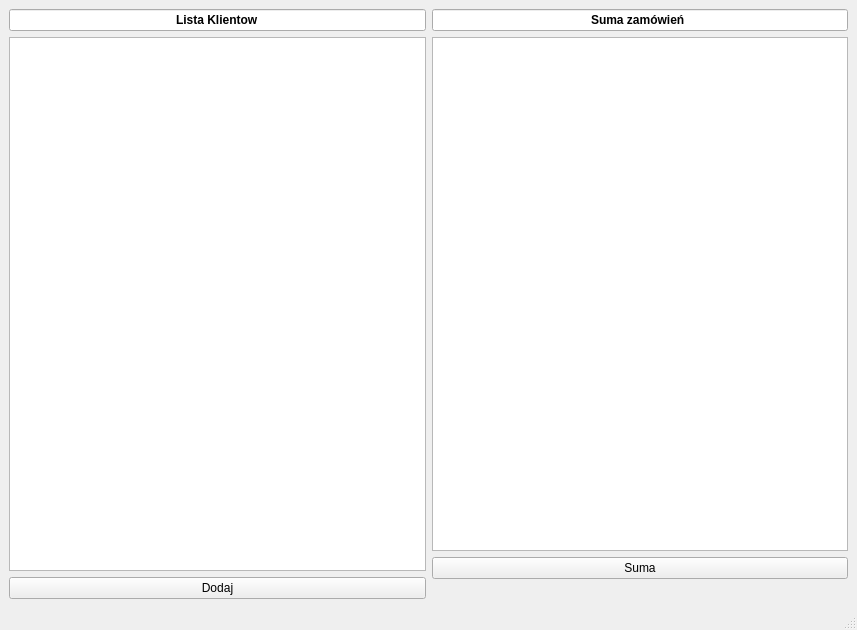
<?xml version="1.0" encoding="UTF-8"?>
<ui version="4.0">
 <class>MainWindow</class>
 <widget class="QMainWindow" name="MainWindow">
  <property name="geometry">
   <rect>
    <x>0</x>
    <y>0</y>
    <width>857</width>
    <height>630</height>
   </rect>
  </property>
  <property name="windowTitle">
   <string>MainWindow</string>
  </property>
  <widget class="QWidget" name="centralwidget">
   <layout class="QGridLayout" name="gridLayout">
    <item row="0" column="0">
     <layout class="QVBoxLayout" name="verticalLayout">
      <item>
       <widget class="QLineEdit" name="lineEdit">
        <property name="font">
         <font>
          <bold>true</bold>
         </font>
        </property>
        <property name="text">
         <string>Lista Klientow</string>
        </property>
        <property name="alignment">
         <set>Qt::AlignCenter</set>
        </property>
        <property name="readOnly">
         <bool>true</bool>
        </property>
       </widget>
      </item>
      <item>
       <widget class="QTextEdit" name="listaKlientow">
        <property name="readOnly">
         <bool>true</bool>
        </property>
       </widget>
      </item>
      <item>
       <widget class="QPushButton" name="dodajButton">
        <property name="text">
         <string>Dodaj</string>
        </property>
       </widget>
      </item>
     </layout>
    </item>
    <item row="0" column="1">
     <layout class="QVBoxLayout" name="verticalLayout_4">
      <item>
       <layout class="QVBoxLayout" name="verticalLayout_3">
        <item>
         <widget class="QLineEdit" name="lineEdit_2">
          <property name="font">
           <font>
            <bold>true</bold>
           </font>
          </property>
          <property name="text">
           <string>Suma zamówień </string>
          </property>
          <property name="alignment">
           <set>Qt::AlignCenter</set>
          </property>
          <property name="readOnly">
           <bool>true</bool>
          </property>
         </widget>
        </item>
        <item>
         <widget class="QTextEdit" name="sumaEdit">
          <property name="readOnly">
           <bool>true</bool>
          </property>
         </widget>
        </item>
       </layout>
      </item>
      <item>
       <layout class="QVBoxLayout" name="verticalLayout_2">
        <item>
         <widget class="QPushButton" name="sumaButton">
          <property name="text">
           <string>Suma</string>
          </property>
         </widget>
        </item>
        <item>
         <widget class="QLabel" name="logo">
          <property name="text">
           <string/>
          </property>
          <property name="pixmap">
           <pixmap>logo.png</pixmap>
          </property>
          <property name="scaledContents">
           <bool>true</bool>
          </property>
          <property name="alignment">
           <set>Qt::AlignCenter</set>
          </property>
         </widget>
        </item>
       </layout>
      </item>
     </layout>
    </item>
   </layout>
  </widget>
  <widget class="QMenuBar" name="menubar">
   <property name="geometry">
    <rect>
     <x>0</x>
     <y>0</y>
     <width>857</width>
     <height>21</height>
    </rect>
   </property>
  </widget>
  <widget class="QStatusBar" name="statusbar"/>
 </widget>
 <resources/>
 <connections/>
</ui>
